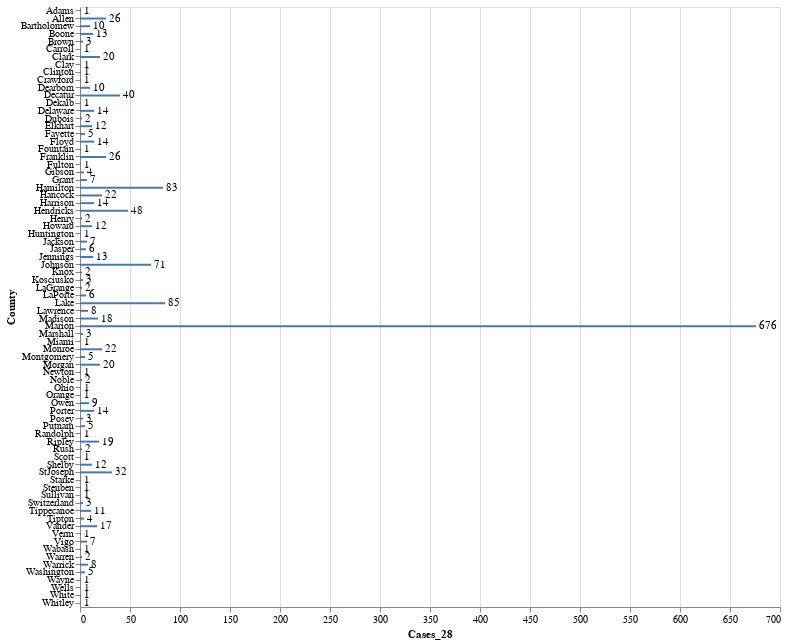

Notebook source saved alongside this figure:
### Code cell
import pandas as pd
import altair as alt

df = pd.read_csv('Data/covid19_county.csv')

source = df

bars = alt.Chart(source).mark_bar(size=2).encode(x='Cases_28', y='County')

text = bars.mark_text(align='left', baseline='middle', dx=3).encode(text='Cases_28').interactive()

(bars + text).properties(height=600, width=700)

### Figure 1 — Vega-Lite specification as saved in the notebook (floating-point values rounded to 4 significant figures)
{"config": {"view": {"continuousWidth": 400, "continuousHeight": 300}}, "layer": [{"mark": {"type": "bar", "size": 2}, "encoding": {"x": {"type": "quantitative", "field": "Cases_28"}, "y": {"type": "nominal", "field": "County"}}}, {"mark": {"type": "text", "align": "left", "baseline": "middle", "dx": 3}, "encoding": {"text": {"type": "quantitative", "field": "Cases_28"}, "x": {"type": "quantitative", "field": "Cases_28"}, "y": {"type": "nominal", "field": "County"}}, "selection": {"selector005": {"type": "interval", "bind": "scales", "encodings": ["x", "y"]}}}], "data": {"name": "data-e0e0b44ec4b9e4364b647f88442d523f"}, "height": 600, "width": 700, "$schema": "https://vega.github.io/schema/vega-lite/v4.0.2.json", "datasets": {"data-e0e0b44ec4b9e4364b647f88442d523f": [{"County": "Adams", "Cases_17": 1.0, "Cases_18": 1.0, "Cases_19": 1.0, "Cases_20": 1.0, "Cases_21": 1.0, "Cases_22": 1.0, "Cases_23": 1.0, "Cases_24": 1.0, "Cases_25": 1.0, "Cases_26": null, "Cases_27": null, "Cases_28": 1}, {"County": "Allen", "Cases_17": 0.0, "Cases_18": 0.0, "Cases_19": 1.0, "Cases_20": 4.0, "Cases_21": 4.0, "Cases_22": 6.0, "Cases_23": 7.0, "Cases_24": 7.0, "Cases_25": 8.0, "Cases_26": null, "Cases_27": null, "Cases_28": 26}, {"County": "Bartholomew", "Cases_17": 1.0, "Cases_18": 1.0, "Cases_19": 1.0, "Cases_20": 1.0, "Cases_21": 5.0, "Cases_22": 5.0, "Cases_23": 5.0, "Cases_24": 5.0, "Cases_25": 6.0, "Cases_26": null, "Cases_27": null, "Cases_28": 10}, {"County": "Boone", "Cases_17": 1.0, "Cases_18": 1.0, "Cases_19": 2.0, "Cases_20": 2.0, "Cases_21": 3.0, "Cases_22": 3.0, "Cases_23": 3.0, "Cases_24": 4.0, "Cases_25": 7.0, "Cases_26": null, "Cases_27": null, "Cases_28": 13}, {"County": "Brown", "Cases_17": 0.0, "Cases_18": 0.0, "Cases_19": 0.0, "Cases_20": 0.0, "Cases_21": 0.0, "Cases_22": 0.0, "Cases_23": 1.0, "Cases_24": 1.0, "Cases_25": 1.0, "Cases_26": null, "Cases_27": null, "Cases_28": 3}, {"County": "Clark", "Cases_17": 1.0, "Cases_18": 1.0, "Cases_19": 1.0, "Cases_20": 4.0, "Cases_21": 4.0, "Cases_22": 5.0, "Cases_23": 5.0, "Cases_24": 6.0, "Cases_25": 10.0, "Cases_26": null, "Cases_27": null, "Cases_28": 20}, {"County": "Carroll", "Cases_17": null, "Cases_18": null, "Cases_19": null, "Cases_20": null, "Cases_21": null, "Cases_22": null, "Cases_23": null, "Cases_24": null, "Cases_25": null, "Cases_26": null, "Cases_27": null, "Cases_28": 1}, {"County": "Clay", "Cases_17": null, "Cases_18": null, "Cases_19": null, "Cases_20": null, "Cases_21": null, "Cases_22": null, "Cases_23": null, "Cases_24": null, "Cases_25": null, "Cases_26": null, "Cases_27": null, "Cases_28": 1}, {"County": "Clinton", "Cases_17": null, "Cases_18": null, "Cases_19": null, "Cases_20": null, "Cases_21": null, "Cases_22": null, "Cases_23": null, "Cases_24": null, "Cases_25": null, "Cases_26": null, "Cases_27": null, "Cases_28": 1}, {"County": "Crawford", "Cases_17": null, "Cases_18": null, "Cases_19": null, "Cases_20": null, "Cases_21": null, "Cases_22": null, "Cases_23": null, "Cases_24": null, "Cases_25": null, "Cases_26": null, "Cases_27": null, "Cases_28": 1}, {"County": "Dearborn", "Cases_17": 0.0, "Cases_18": 0.0, "Cases_19": 0.0, "Cases_20": 0.0, "Cases_21": 0.0, "Cases_22": 0.0, "Cases_23": 2.0, "Cases_24": 2.0, "Cases_25": 3.0, "Cases_26": null, "Cases_27": null, "Cases_28": 10}, {"County": "Decatur", "Cases_17": 0.0, "Cases_18": 0.0, "Cases_19": 0.0, "Cases_20": 0.0, "Cases_21": 0.0, "Cases_22": 0.0, "Cases_23": 6.0, "Cases_24": 7.0, "Cases_25": 13.0, "Cases_26": null, "Cases_27": null, "Cases_28": 40}, {"County": "Dekalb", "Cases_17": 0.0, "Cases_18": 0.0, "Cases_19": 0.0, "Cases_20": 0.0, "Cases_21": 0.0, "Cases_22": 0.0, "Cases_23": 0.0, "Cases_24": 1.0, "Cases_25": 1.0, "Cases_26": null, "Cases_27": null, "Cases_28": 1}, {"County": "Delaware", "Cases_17": 0.0, "Cases_18": 0.0, "Cases_19": 0.0, "Cases_20": 1.0, "Cases_21": 2.0, "Cases_22": 3.0, "Cases_23": 4.0, "Cases_24": 7.0, "Cases_25": 7.0, "Cases_26": null, "Cases_27": null, "Cases_28": 14}, {"County": "Dubois", "Cases_17": 0.0, "Cases_18": 0.0, "Cases_19": 0.0, "Cases_20": 0.0, "Cases_21": 1.0, "Cases_22": 1.0, "Cases_23": 1.0, "Cases_24": 1.0, "Cases_25": 1.0, "Cases_26": null, "Cases_27": null, "Cases_28": 2}, {"County": "Elkhart", "Cases_17": 0.0, "Cases_18": 0.0, "Cases_19": 0.0, "Cases_20": 1.0, "Cases_21": 1.0, "Cases_22": 4.0, "Cases_23": 4.0, "Cases_24": 5.0, "Cases_25": 7.0, "Cases_26": null, "Cases_27": null, "Cases_28": 12}, {"County": "Fayette", "Cases_17": 1.0, "Cases_18": 1.0, "Cases_19": 1.0, "Cases_20": 1.0, "Cases_21": 1.0, "Cases_22": 1.0, "Cases_23": 2.0, "Cases_24": 3.0, "Cases_25": 3.0, "Cases_26": null, "Cases_27": null, "Cases_28": 5}, {"County": "Floyd", "Cases_17": 1.0, "Cases_18": 1.0, "Cases_19": 2.0, "Cases_20": 2.0, "Cases_21": 3.0, "Cases_22": 4.0, "Cases_23": 6.0, "Cases_24": 6.0, "Cases_25": 7.0, "Cases_26": null, "Cases_27": null, "Cases_28": 14}, {"County": "Fountain", "Cases_17": 0.0, "Cases_18": 0.0, "Cases_19": 0.0, "Cases_20": 0.0, "Cases_21": 0.0, "Cases_22": 0.0, "Cases_23": 0.0, "Cases_24": 0.0, "Cases_25": 1.0, "Cases_26": null, "Cases_27": null, "Cases_28": 1}, {"County": "Franklin", "Cases_17": 2.0, "Cases_18": 2.0, "Cases_19": 2.0, "Cases_20": 2.0, "Cases_21": 4.0, "Cases_22": 4.0, "Cases_23": 7.0, "Cases_24": 7.0, "Cases_25": 13.0, "Cases_26": null, "Cases_27": null, "Cases_28": 26}, {"County": "Fulton", "Cases_17": null, "Cases_18": null, "Cases_19": null, "Cases_20": null, "Cases_21": null, "Cases_22": null, "Cases_23": null, "Cases_24": null, "Cases_25": null, "Cases_26": null, "Cases_27": null, "Cases_28": 1}, {"County": "Gibson", "Cases_17": 0.0, "Cases_18": 0.0, "Cases_19": 0.0, "Cases_20": 0.0, "Cases_21": 0.0, "Cases_22": 0.0, "Cases_23": 2.0, "Cases_24": 2.0, "Cases_25": 3.0, "Cases_26": null, "Cases_27": null, "Cases_28": 4}, {"County": "Grant", "Cases_17": 0.0, "Cases_18": 0.0, "Cases_19": 1.0, "Cases_20": 1.0, "Cases_21": 2.0, "Cases_22": 3.0, "Cases_23": 3.0, "Cases_24": 3.0, "Cases_25": 3.0, "Cases_26": null, "Cases_27": null, "Cases_28": 7}, {"County": "Hamilton", "Cases_17": 2.0, "Cases_18": 2.0, "Cases_19": 5.0, "Cases_20": 10.0, "Cases_21": 18.0, "Cases_22": 21.0, "Cases_23": 25.0, "Cases_24": 30.0, "Cases_25": 40.0, "Cases_26": null, "Cases_27": null, "Cases_28": 83}, {"County": "Hancock", "Cases_17": 0.0, "Cases_18": 0.0, "Cases_19": 0.0, "Cases_20": 1.0, "Cases_21": 2.0, "Cases_22": 3.0, "Cases_23": 4.0, "Cases_24": 8.0, "Cases_25": 9.0, "Cases_26": null, "Cases_27": null, "Cases_28": 22}, {"County": "Harrison", "Cases_17": 0.0, "Cases_18": 0.0, "Cases_19": 0.0, "Cases_20": 1.0, "Cases_21": 1.0, "Cases_22": 1.0, "Cases_23": 1.0, "Cases_24": 2.0, "Cases_25": 2.0, "Cases_26": null, "Cases_27": null, "Cases_28": 14}, {"County": "Hendricks", "Cases_17": 4.0, "Cases_18": 4.0, "Cases_19": 4.0, "Cases_20": 6.0, "Cases_21": 8.0, "Cases_22": 12.0, "Cases_23": 13.0, "Cases_24": 15.0, "Cases_25": 21.0, "Cases_26": null, "Cases_27": null, "Cases_28": 48}, {"County": "Henry", "Cases_17": null, "Cases_18": null, "Cases_19": null, "Cases_20": null, "Cases_21": null, "Cases_22": null, "Cases_23": null, "Cases_24": null, "Cases_25": null, "Cases_26": null, "Cases_27": null, "Cases_28": 2}, {"County": "Howard", "Cases_17": 2.0, "Cases_18": 5.0, "Cases_19": 5.0, "Cases_20": 5.0, "Cases_21": 6.0, "Cases_22": 6.0, "Cases_23": 6.0, "Cases_24": 6.0, "Cases_25": 6.0, "Cases_26": null, "Cases_27": null, "Cases_28": 12}, {"County": "Huntington", "Cases_17": null, "Cases_18": null, "Cases_19": null, "Cases_20": null, "Cases_21": null, "Cases_22": null, "Cases_23": null, "Cases_24": null, "Cases_25": null, "Cases_26": null, "Cases_27": null, "Cases_28": 1}, {"County": "Jackson", "Cases_17": 0.0, "Cases_18": 0.0, "Cases_19": 0.0, "Cases_20": 0.0, "Cases_21": 0.0, "Cases_22": 0.0, "Cases_23": 1.0, "Cases_24": 1.0, "Cases_25": 2.0, "Cases_26": null, "Cases_27": null, "Cases_28": 7}, {"County": "Jasper", "Cases_17": 0.0, "Cases_18": 0.0, "Cases_19": 0.0, "Cases_20": 0.0, "Cases_21": 0.0, "Cases_22": 0.0, "Cases_23": 0.0, "Cases_24": 1.0, "Cases_25": 3.0, "Cases_26": null, "Cases_27": null, "Cases_28": 6}, {"County": "Jennings", "Cases_17": 1.0, "Cases_18": 1.0, "Cases_19": 1.0, "Cases_20": 1.0, "Cases_21": 1.0, "Cases_22": 2.0, "Cases_23": 2.0, "Cases_24": 3.0, "Cases_25": 4.0, "Cases_26": null, "Cases_27": null, "Cases_28": 13}, {"County": "Johnson", "Cases_17": 3.0, "Cases_18": 3.0, "Cases_19": 4.0, "Cases_20": 7.0, "Cases_21": 12.0, "Cases_22": 14.0, "Cases_23": 18.0, "Cases_24": 24.0, "Cases_25": 36.0, "Cases_26": null, "Cases_27": null, "Cases_28": 71}, {"County": "Knox", "Cases_17": null, "Cases_18": null, "Cases_19": null, "Cases_20": null, "Cases_21": null, "Cases_22": null, "Cases_23": null, "Cases_24": null, "Cases_25": null, "Cases_26": null, "Cases_27": null, "Cases_28": 2}, {"County": "Kosciusko", "Cases_17": null, "Cases_18": null, "Cases_19": null, "Cases_20": null, "Cases_21": null, "Cases_22": null, "Cases_23": null, "Cases_24": null, "Cases_25": null, "Cases_26": null, "Cases_27": null, "Cases_28": 3}, {"County": "LaGrange", "Cases_17": null, "Cases_18": null, "Cases_19": null, "Cases_20": null, "Cases_21": null, "Cases_22": null, "Cases_23": null, "Cases_24": null, "Cases_25": null, "Cases_26": null, "Cases_27": null, "Cases_28": 2}, {"County": "Lake", "Cases_17": 3.0, "Cases_18": 4.0, "Cases_19": 6.0, "Cases_20": 7.0, "Cases_21": 10.0, "Cases_22": 11.0, "Cases_23": 17.0, "Cases_24": 19.0, "Cases_25": 31.0, "Cases_26": null, "Cases_27": null, "Cases_28": 85}, {"County": "LaPorte", "Cases_17": 1.0, "Cases_18": 1.0, "Cases_19": 1.0, "Cases_20": 2.0, "Cases_21": 2.0, "Cases_22": 2.0, "Cases_23": 2.0, "Cases_24": 2.0, "Cases_25": 2.0, "Cases_26": null, "Cases_27": null, "Cases_28": 6}, {"County": "Lawrence", "Cases_17": 0.0, "Cases_18": 0.0, "Cases_19": 0.0, "Cases_20": 0.0, "Cases_21": 0.0, "Cases_22": 0.0, "Cases_23": 1.0, "Cases_24": 1.0, "Cases_25": 2.0, "Cases_26": null, "Cases_27": null, "Cases_28": 8}, {"County": "Madison", "Cases_17": 1.0, "Cases_18": 1.0, "Cases_19": 1.0, "Cases_20": 1.0, "Cases_21": 2.0, "Cases_22": 3.0, "Cases_23": 3.0, "Cases_24": 4.0, "Cases_25": 4.0, "Cases_26": null, "Cases_27": null, "Cases_28": 18}, {"County": "Marion", "Cases_17": 11.0, "Cases_18": 19.0, "Cases_19": 25.0, "Cases_20": 46.0, "Cases_21": 82.0, "Cases_22": 110.0, "Cases_23": 161.0, "Cases_24": 226.0, "Cases_25": 293.0, "Cases_26": null, "Cases_27": null, "Cases_28": 676}, {"County": "Marshall", "Cases_17": 0.0, "Cases_18": 0.0, "Cases_19": 0.0, "Cases_20": 0.0, "Cases_21": 0.0, "Cases_22": 0.0, "Cases_23": 0.0, "Cases_24": 0.0, "Cases_25": 1.0, "Cases_26": null, "Cases_27": null, "Cases_28": 3}, {"County": "Miami", "Cases_17": 0.0, "Cases_18": 0.0, "Cases_19": 0.0, "Cases_20": 1.0, "Cases_21": 1.0, "Cases_22": 1.0, "Cases_23": 1.0, "Cases_24": 1.0, "Cases_25": 1.0, "Cases_26": null, "Cases_27": null, "Cases_28": 1}, {"County": "Monroe", "Cases_17": 0.0, "Cases_18": 0.0, "Cases_19": 0.0, "Cases_20": 0.0, "Cases_21": 1.0, "Cases_22": 3.0, "Cases_23": 3.0, "Cases_24": 4.0, "Cases_25": 6.0, "Cases_26": null, "Cases_27": null, "Cases_28": 22}, {"County": "Montgomery", "Cases_17": 0.0, "Cases_18": 0.0, "Cases_19": 0.0, "Cases_20": 0.0, "Cases_21": 0.0, "Cases_22": 0.0, "Cases_23": 1.0, "Cases_24": 1.0, "Cases_25": 2.0, "Cases_26": null, "Cases_27": null, "Cases_28": 5}, {"County": "Morgan", "Cases_17": 0.0, "Cases_18": 0.0, "Cases_19": 0.0, "Cases_20": 0.0, "Cases_21": 1.0, "Cases_22": 3.0, "Cases_23": 3.0, "Cases_24": 5.0, "Cases_25": 7.0, "Cases_26": null, "Cases_27": null, "Cases_28": 20}, {"County": "Newton", "Cases_17": null, "Cases_18": null, "Cases_19": null, "Cases_20": null, "Cases_21": null, "Cases_22": null, "Cases_23": null, "Cases_24": null, "Cases_25": null, "Cases_26": null, "Cases_27": null, "Cases_28": 1}, {"County": "Noble", "Cases_17": 1.0, "Cases_18": 1.0, "Cases_19": 1.0, "Cases_20": 1.0, "Cases_21": 1.0, "Cases_22": 1.0, "Cases_23": 1.0, "Cases_24": 1.0, "Cases_25": 1.0, "Cases_26": null, "Cases_27": null, "Cases_28": 2}, {"County": "Ohio", "Cases_17": 0.0, "Cases_18": 0.0, "Cases_19": 0.0, "Cases_20": 0.0, "Cases_21": 0.0, "Cases_22": 0.0, "Cases_23": 1.0, "Cases_24": 1.0, "Cases_25": 1.0, "Cases_26": null, "Cases_27": null, "Cases_28": 1}, {"County": "Orange", "Cases_17": 0.0, "Cases_18": 0.0, "Cases_19": 0.0, "Cases_20": 0.0, "Cases_21": 0.0, "Cases_22": 0.0, "Cases_23": 0.0, "Cases_24": 0.0, "Cases_25": 1.0, "Cases_26": null, "Cases_27": null, "Cases_28": 1}, {"County": "Owen", "Cases_17": 0.0, "Cases_18": 0.0, "Cases_19": 1.0, "Cases_20": 1.0, "Cases_21": 1.0, "Cases_22": 2.0, "Cases_23": 2.0, "Cases_24": 4.0, "Cases_25": 4.0, "Cases_26": null, "Cases_27": null, "Cases_28": 9}, {"County": "Porter", "Cases_17": 0.0, "Cases_18": 0.0, "Cases_19": 0.0, "Cases_20": 0.0, "Cases_21": 0.0, "Cases_22": 0.0, "Cases_23": 1.0, "Cases_24": 3.0, "Cases_25": 5.0, "Cases_26": null, "Cases_27": null, "Cases_28": 14}, {"County": "Posey", "Cases_17": 0.0, "Cases_18": 0.0, "Cases_19": 0.0, "Cases_20": 0.0, "Cases_21": 0.0, "Cases_22": 0.0, "Cases_23": 0.0, "Cases_24": 0.0, "Cases_25": 1.0, "Cases_26": null, "Cases_27": null, "Cases_28": 3}, {"County": "Putnam", "Cases_17": 0.0, "Cases_18": 0.0, "Cases_19": 0.0, "Cases_20": 0.0, "Cases_21": 1.0, "Cases_22": 1.0, "Cases_23": 1.0, "Cases_24": 2.0, "Cases_25": 2.0, "Cases_26": null, "Cases_27": null, "Cases_28": 5}, {"County": "Randolph", "Cases_17": null, "Cases_18": null, "Cases_19": null, "Cases_20": null, "Cases_21": null, "Cases_22": null, "Cases_23": null, "Cases_24": null, "Cases_25": null, "Cases_26": null, "Cases_27": null, "Cases_28": 1}, {"County": "Ripley", "Cases_17": 0.0, "Cases_18": 0.0, "Cases_19": 0.0, "Cases_20": 0.0, "Cases_21": 1.0, "Cases_22": 1.0, "Cases_23": 6.0, "Cases_24": 7.0, "Cases_25": 11.0, "Cases_26": null, "Cases_27": null, "Cases_28": 19}, {"County": "Rush", "Cases_17": 0.0, "Cases_18": 0.0, "Cases_19": 0.0, "Cases_20": 0.0, "Cases_21": 0.0, "Cases_22": 0.0, "Cases_23": 0.0, "Cases_24": 1.0, "Cases_25": 1.0, "Cases_26": null, "Cases_27": null, "Cases_28": 2}, {"County": "Scott", "Cases_17": 0.0, "Cases_18": 0.0, "Cases_19": 0.0, "Cases_20": 1.0, "Cases_21": 1.0, "Cases_22": 1.0, "Cases_23": 1.0, "Cases_24": 1.0, "Cases_25": 1.0, "Cases_26": null, "Cases_27": null, "Cases_28": 1}, {"County": "Shelby", "Cases_17": 0.0, "Cases_18": 0.0, "Cases_19": 1.0, "Cases_20": 1.0, "Cases_21": 1.0, "Cases_22": 1.0, "Cases_23": 1.0, "Cases_24": 2.0, "Cases_25": 2.0, "Cases_26": null, "Cases_27": null, "Cases_28": 12}, {"County": "StJoseph", "Cases_17": 1.0, "Cases_18": 3.0, "Cases_19": 6.0, "Cases_20": 6.0, "Cases_21": 8.0, "Cases_22": 9.0, "Cases_23": 15.0, "Cases_24": 19.0, "Cases_25": 21.0, "Cases_26": null, "Cases_27": null, "Cases_28": 32}, {"County": "Starke", "Cases_17": 0.0, "Cases_18": 0.0, "Cases_19": 0.0, "Cases_20": 0.0, "Cases_21": 0.0, "Cases_22": 0.0, "Cases_23": 1.0, "Cases_24": 1.0, "Cases_25": 1.0, "Cases_26": null, "Cases_27": null, "Cases_28": 1}, {"County": "Steuben", "Cases_17": null, "Cases_18": null, "Cases_19": null, "Cases_20": null, "Cases_21": null, "Cases_22": null, "Cases_23": null, "Cases_24": null, "Cases_25": null, "Cases_26": null, "Cases_27": null, "Cases_28": 1}, {"County": "Sullivan", "Cases_17": 0.0, "Cases_18": 0.0, "Cases_19": 0.0, "Cases_20": 0.0, "Cases_21": 0.0, "Cases_22": 0.0, "Cases_23": 1.0, "Cases_24": 1.0, "Cases_25": 1.0, "Cases_26": null, "Cases_27": null, "Cases_28": 1}, {"County": "Switzerland", "Cases_17": null, "Cases_18": null, "Cases_19": null, "Cases_20": null, "Cases_21": null, "Cases_22": null, "Cases_23": null, "Cases_24": null, "Cases_25": null, "Cases_26": null, "Cases_27": null, "Cases_28": 3}, {"County": "Tippecanoe", "Cases_17": 0.0, "Cases_18": 1.0, "Cases_19": 2.0, "Cases_20": 2.0, "Cases_21": 2.0, "Cases_22": 2.0, "Cases_23": 3.0, "Cases_24": 4.0, "Cases_25": 7.0, "Cases_26": null, "Cases_27": null, "Cases_28": 11}, {"County": "Tipton", "Cases_17": 0.0, "Cases_18": 0.0, "Cases_19": 0.0, "Cases_20": 0.0, "Cases_21": 1.0, "Cases_22": 2.0, "Cases_23": 2.0, "Cases_24": 2.0, "Cases_25": 2.0, "Cases_26": null, "Cases_27": null, "Cases_28": 4}, {"County": "Vander", "Cases_17": 0.0, "Cases_18": 0.0, "Cases_19": 1.0, "Cases_20": 1.0, "Cases_21": 1.0, "Cases_22": 1.0, "Cases_23": 1.0, "Cases_24": 1.0, "Cases_25": 4.0, "Cases_26": null, "Cases_27": null, "Cases_28": 17}, {"County": "Verm", "Cases_17": null, "Cases_18": null, "Cases_19": null, "Cases_20": null, "Cases_21": null, "Cases_22": null, "Cases_23": null, "Cases_24": null, "Cases_25": null, "Cases_26": null, "Cases_27": null, "Cases_28": 1}, {"County": "Vigo", "Cases_17": 0.0, "Cases_18": 0.0, "Cases_19": 1.0, "Cases_20": 2.0, "Cases_21": 2.0, "Cases_22": 2.0, "Cases_23": 3.0, "Cases_24": 3.0, "Cases_25": 3.0, "Cases_26": null, "Cases_27": null, "Cases_28": 7}, {"County": "Wabash", "Cases_17": null, "Cases_18": null, "Cases_19": null, "Cases_20": null, "Cases_21": null, "Cases_22": null, "Cases_23": null, "Cases_24": null, "Cases_25": null, "Cases_26": null, "Cases_27": null, "Cases_28": 1}, {"County": "Warren", "Cases_17": 0.0, "Cases_18": 0.0, "Cases_19": 0.0, "Cases_20": 0.0, "Cases_21": 0.0, "Cases_22": 0.0, "Cases_23": 0.0, "Cases_24": 0.0, "Cases_25": 1.0, "Cases_26": null, "Cases_27": null, "Cases_28": 2}, {"County": "Warrick", "Cases_17": 0.0, "Cases_18": 0.0, "Cases_19": 0.0, "Cases_20": 0.0, "Cases_21": 0.0, "Cases_22": 0.0, "Cases_23": 0.0, "Cases_24": 0.0, "Cases_25": 3.0, "Cases_26": null, "Cases_27": null, "Cases_28": 8}, {"County": "Washington", "Cases_17": 0.0, "Cases_18": 0.0, "Cases_19": 0.0, "Cases_20": 0.0, "Cases_21": 1.0, "Cases_22": 2.0, "Cases_23": 2.0, "Cases_24": 2.0, "Cases_25": 3.0, "Cases_26": null, "Cases_27": null, "Cases_28": 5}, {"County": "Wayne", "Cases_17": 0.0, "Cases_18": 0.0, "Cases_19": 0.0, "Cases_20": 0.0, "Cases_21": 0.0, "Cases_22": 0.0, "Cases_23": 0.0, "Cases_24": 0.0, "Cases_25": 1.0, "Cases_26": null, "Cases_27": null, "Cases_28": 1}, {"County": "Wells", "Cases_17": 1.0, "Cases_18": 1.0, "Cases_19": 1.0, "Cases_20": 1.0, "Cases_21": 1.0, "Cases_22": 1.0, "Cases_23": 1.0, "Cases_24": 1.0, "Cases_25": 1.0, "Cases_26": null, "Cases_27": null, "Cases_28": 1}, {"County": "White", "Cases_17": null, "Cases_18": null, "Cases_19": null, "Cases_20": null, "Cases_21": null, "Cases_22": null, "Cases_23": null, "Cases_24": null, "Cases_25": null, "Cases_26": null, "Cases_27": null, "Cases_28": 1}, {"County": "Whitley", "Cases_17": null, "Cases_18": null, "Cases_19": null, "Cases_20": null, "Cases_21": null, "Cases_22": null, "Cases_23": null, "Cases_24": null, "Cases_25": null, "Cases_26": null, "Cases_27": null, "Cases_28": 1}]}}
